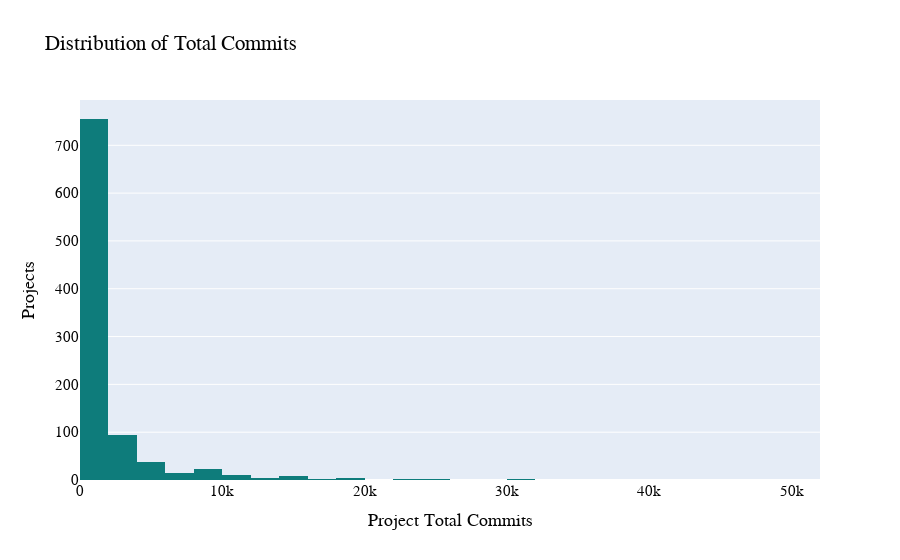

Notebook code cell kept with this figure:
### Code cell
fig = px.histogram(
    df_active,
    x="total_number_of_commits",
    nbins=50,
    title="Distribution of Total Commits",
)
fig.update_layout(
    yaxis_title="Projects",
    xaxis_title="Project Total Commits",
)
fig.update_traces(marker_color=marker_color)
fig.show()

### Figure 1 — Plotly figure (JSON) as saved in the notebook; plotly's stock layout.template omitted (floating-point values rounded to 4 significant figures; data arrays with more than 128 entries replaced by an {"elided": "..."} marker saying what was removed)
{"data": [{"alignmentgroup": "True", "bingroup": "x", "hovertemplate": "total_number_of_commits=%{x}<br>count=%{y}<extra></extra>", "legendgroup": "", "marker": {"color": "#0E7C7B", "pattern": {"shape": ""}}, "name": "", "nbinsx": 50, "offsetgroup": "", "orientation": "v", "showlegend": false, "type": "histogram", "x": {"elided": "962 int values"}, "xaxis": "x", "yaxis": "y"}], "layout": {"barmode": "relative", "legend": {"tracegroupgap": 0}, "title": {"text": "Distribution of Total Commits"}, "xaxis": {"anchor": "y", "domain": [0, 1], "title": {"text": "Project Total Commits"}}, "yaxis": {"anchor": "x", "domain": [0, 1], "title": {"text": "Projects"}}}}
